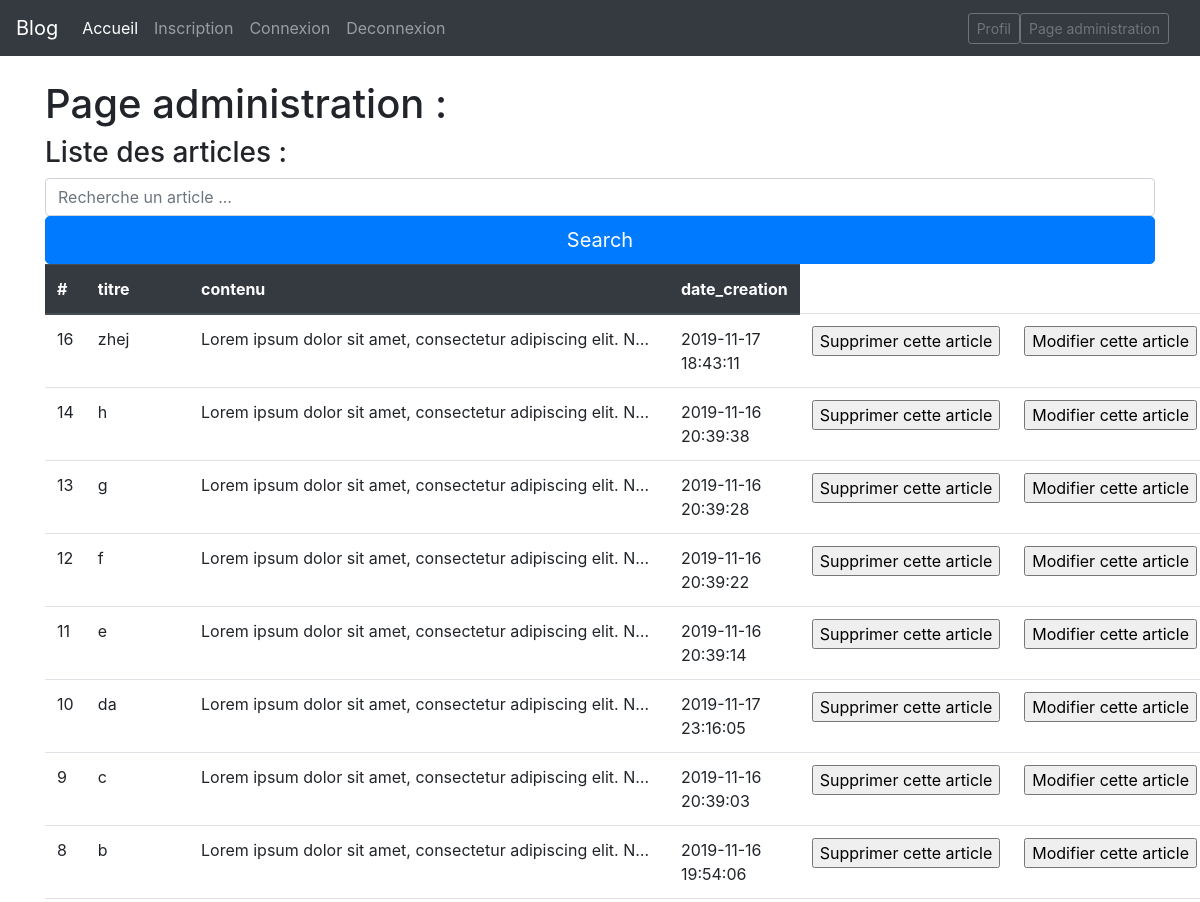
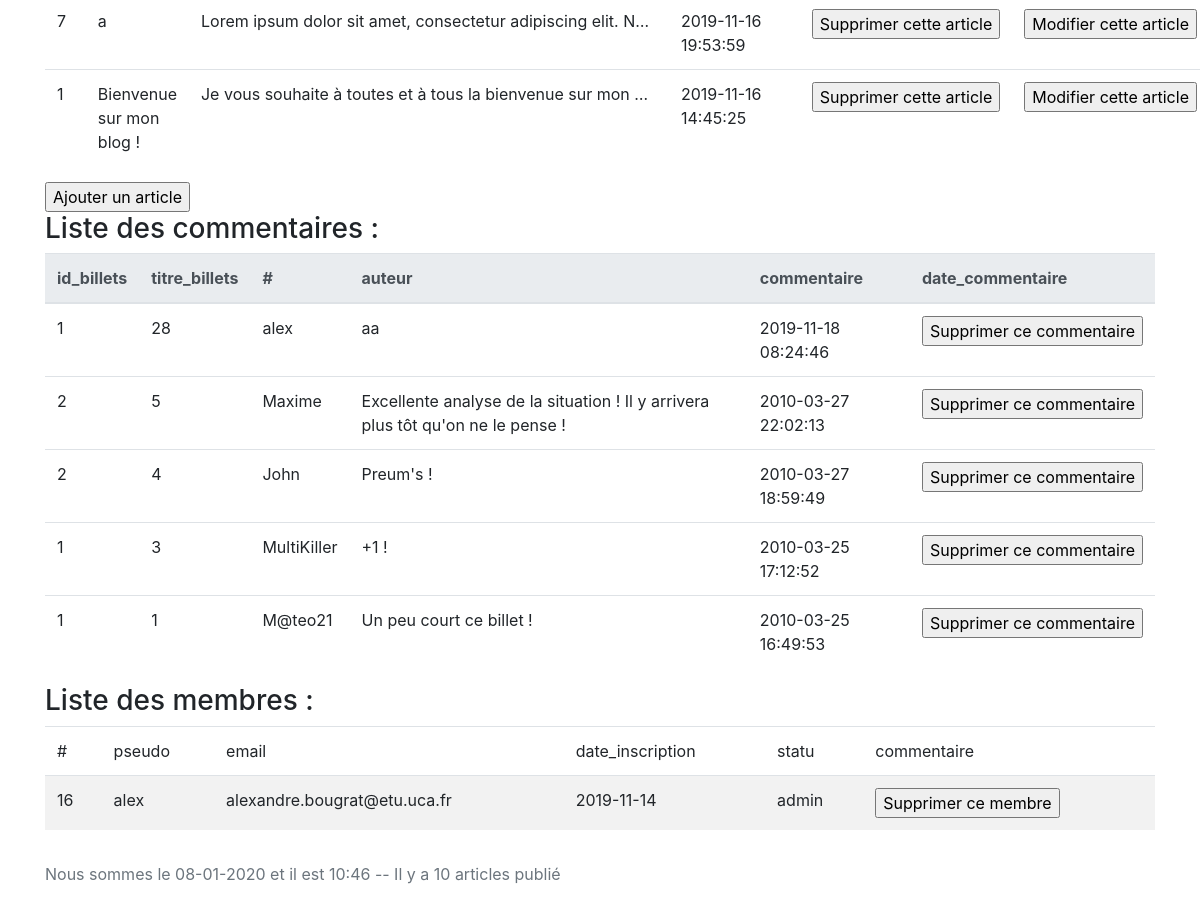
Page /index.php?action=admin (signed in) on the earlier database version (2 pictures, top to bottom).
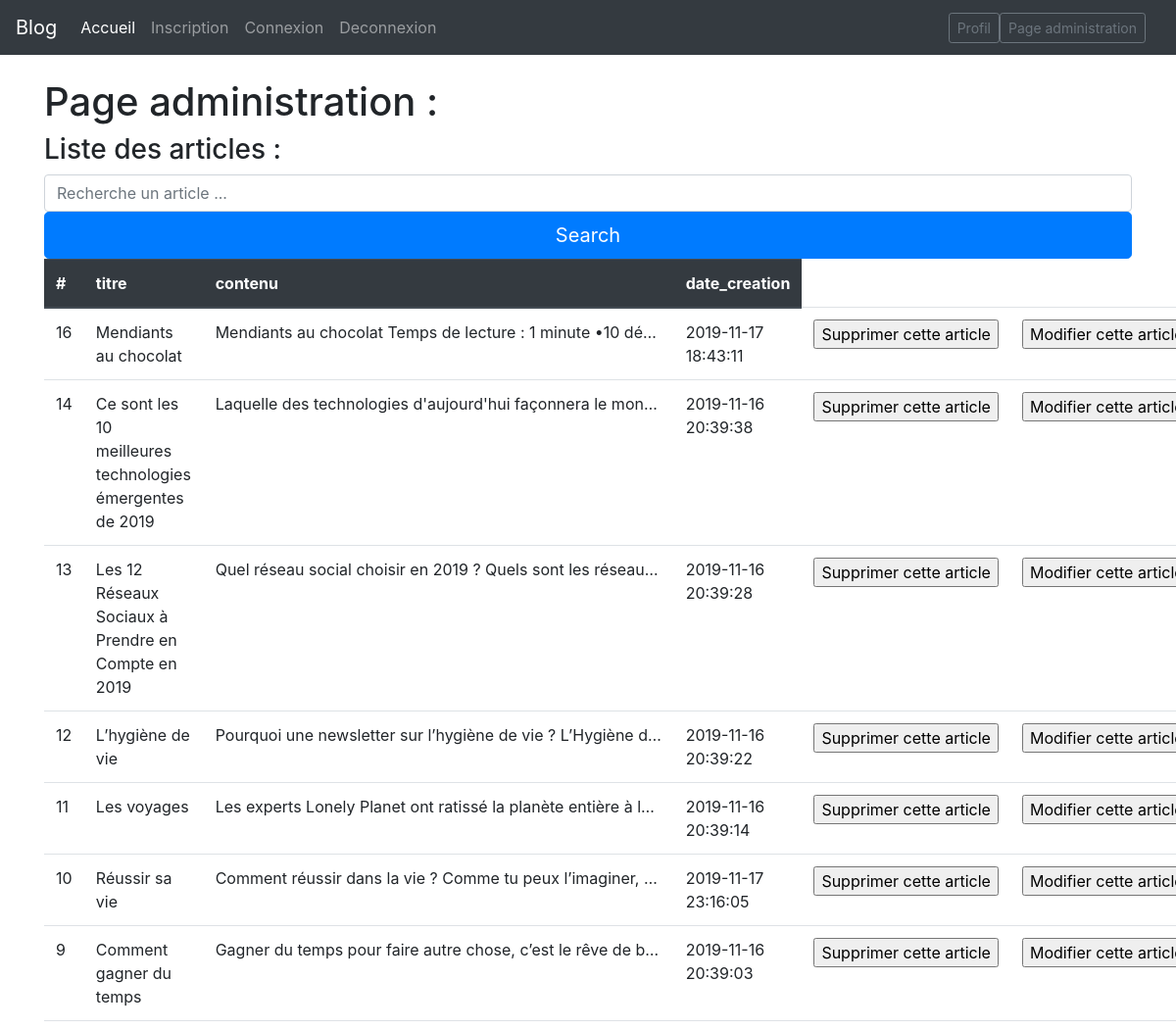
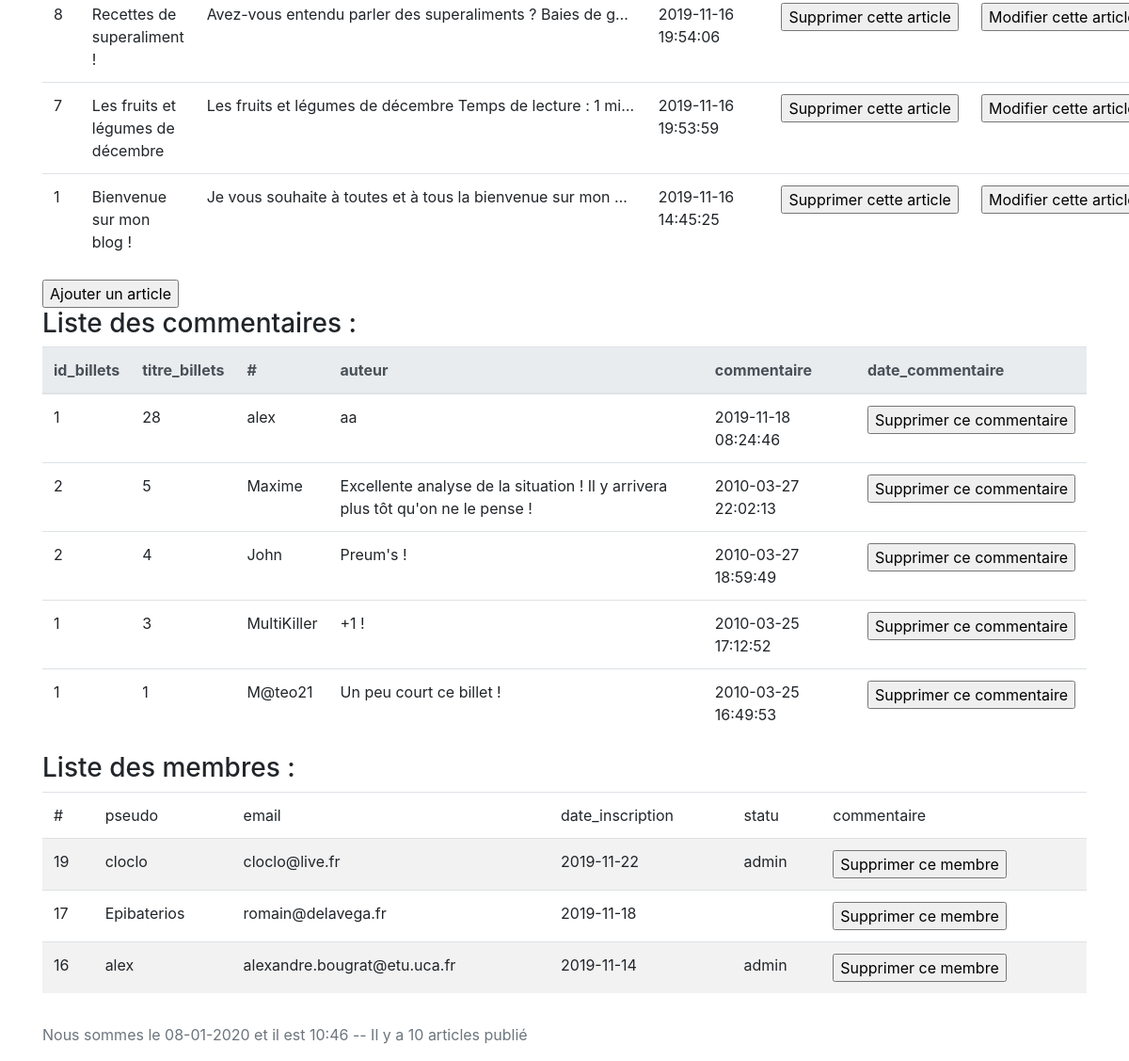
Same page on the later database version (2 pictures, top to bottom).
### tables this page shows
CREATE TABLE IF NOT EXISTS `billets` (
  `id` int(11) NOT NULL AUTO_INCREMENT,
  `titre` varchar(255) NOT NULL,
  `contenu` text NOT NULL,
  `date_creation` datetime NOT NULL,
  PRIMARY KEY (`id`)
);

CREATE TABLE IF NOT EXISTS `commentaires` (
  `id` int(11) NOT NULL AUTO_INCREMENT,
  `id_billet` int(11) NOT NULL,
  `auteur` varchar(255) NOT NULL,
  `commentaire` text NOT NULL,
  `date_commentaire` datetime NOT NULL,
  PRIMARY KEY (`id`)
);

CREATE TABLE IF NOT EXISTS `membres` (
  `id` int(11) NOT NULL AUTO_INCREMENT,
  `pseudo` varchar(255) NOT NULL,
  `pass` varchar(255) NOT NULL,
  `email` varchar(255) NOT NULL,
  `date_inscription` date NOT NULL,
  `statu` varchar(255) NOT NULL,
  PRIMARY KEY (`id`)
);

### model/modeladmin.php (called while the page is built, shortened)
<?php
class ModeleAdmin{
    public function PageAdmin($pseudo,$recherche,$statu,$bdd)
    {
        $managernews = new ArticleManagerPDO($bdd);
        $managercomments = new CommentaireManagerPDO($bdd);
        $managermembre = new MembreManagerPDO($bdd);
        $comments = $managercomments->getList();
        $membre = $managermembre->getList();
        $news = $managernews->findArticle((string)$recherche);
        $listearticle = $managernews->getListByTitre($news);
        require('view/affichageadmin.php');
        $content = ob_get_clean();
        $nbarticle = $managernews->getNBArticle();
        require('view/template.php');
    }
}

### controller/frontController.php (called while the page is built, shortened)
<?php
require('controller/admin.php');
class FrontController
{
    function __construct()
    {
        $bdd = DBApp::getDatabase();
        $erreurr = array();
        $listeActionAdmin = array('admin', 'delArticle', 'delCommentaireAdmin', 'delMembre', 'ajouterNews', 'modifierNews', 'pagemodifiernews', 'pageajouternews');
        try {
            if (isset($_GET['action'])) {
                $action = $_REQUEST['action'];
                if (in_array($action, $listeActionAdmin)) {
                    $admin = new Admin($bdd, $erreurr);
                }
            } else {
                $news = new News($bdd, $erreurr);
            }
        } catch (Exception $e) {
            $erreurr[] = $e->getMessage();
            require('view/erreur.php');
        } catch (PDOException $e2) {
            $erreurr[] = "Erreur inattendue";
            require('view/erreur.php');
        }
    }
}

### index.php (called while the page is built)
<?php
require_once('model/autoload.php');
require('controller/frontcontroller.php');
$frontcontroller = new FrontController();

### model/autoload.php (called while the page is built, shortened)
<?php
function autoload($classname)
{
  if (file_exists($file = __DIR__ . '/' . $classname . '.php')) {
    require $file;
  }
}

### model/ArticleManagerPDO.php (called while the page is built, shortened)
<?php
class ArticleManagerPDO
{
  protected $db;
  public function __construct(Database $db)
  {
    $this->db = $db;
  }
  public function findArticle($recherche)
  {
    $query = 'SELECT titre FROM billets ORDER BY id DESC';
    $articles = $this->db->query($query);
    $articles->setFetchMode(PDO::FETCH_CLASS | PDO::FETCH_PROPS_LATE, 'Article');
    $news = $articles->fetchAll();
    return $news;
  }
  public function getListByTitre($articles)
  {
    $listearticle = array();
    foreach ($articles as $a) {
      $query = 'SELECT id, contenu, titre, date_creation FROM billets WHERE titre = :titre ORDER BY date_creation';
      $requete = $this->db->query($query, array(':titre' => $a->gettitre()));
      $requete->setFetchMode(PDO::FETCH_CLASS | PDO::FETCH_PROPS_LATE, 'Article');
      $Articles = $requete->fetch();
      array_push($listearticle, $Articles);
    }
    return $listearticle;
  }
  public function getNBArticle()
  {
    $query = 'SELECT count(id) AS nb FROM billets';
    $requete =  $this->db->query($query);
    $nbarticle = $requete->fetch(PDO::FETCH_ASSOC);
    return $nbarticle;
  }
}

### model/Database.php (called while the page is built, shortened)
<?php
class Database
{
  private $pdo;
  public function __construct($login, $password, $database_name, $host = 'localhost')
  {
    $this->pdo = new PDO("mysql:dbname=$database_name;host=$host", $login, $password);
    $this->pdo->setAttribute(PDO::ATTR_ERRMODE, PDO::ERRMODE_EXCEPTION);
    $this->pdo->setAttribute(PDO::ATTR_DEFAULT_FETCH_MODE, PDO::FETCH_OBJ);
  }
  public function query($query, $params = false)
  {
    if ($params) {
      $req = $this->pdo->prepare($query);
      $req->execute($params);
    } else {
      $req = $this->pdo->query($query);
    }
    return $req;
  }
}

### model/Article.php (called while the page is built, shortened)
<?php
class Article
{
  protected $id;
  protected $titre;
  protected $contenu;
  protected $date_creation;
  public function getid()
  {
    return $this->id;
  }
  public function gettitre()
  {
    return $this->titre;
  }
  public function getcontenu()
  {
    return $this->contenu;
  }
  public function getdate_creation()
  {
    return $this->date_creation;
  }
}

### model/CommentaireManagerPDO.php (called while the page is built, shortened)
<?php
class CommentaireManagerPDO
{
  protected $db;
  public function __construct(Database $db)
  {
    $this->db = $db;
  }
  public function getList($debut = -1, $limite = -1)
  {
    $query = 'SELECT id, id_billet, auteur, commentaire, date_commentaire FROM commentaires ORDER BY id DESC';
    $requete = $this->db->query($query);
    $requete->setFetchMode(PDO::FETCH_CLASS | PDO::FETCH_PROPS_LATE, 'Commentaire');
    $listeComments = $requete->fetchAll();
    return $listeComments;
  }
}

### model/Commentaire.php (called while the page is built, shortened)
<?php
class Commentaire
{
  protected $id;
  protected $id_billet;
  protected $auteur;
  protected $commentaire;
  protected $date_commentaire;
  public function getid_billet()
  {
    return $this->id_billet;
  }
  public function getid()
  {
    return $this->id;
  }
  public function getauteur()
  {
    return $this->auteur;
  }
  public function getcommentaire()
  {
    return $this->commentaire;
  }
  public function getdate_commentaire()
  {
    return $this->date_commentaire;
  }
}

### model/MembreManagerPDO.php (called while the page is built, shortened)
<?php
class MembreManagerPDO
{
  protected $db;
  public function __construct(Database $db)
  {
    $this->db = $db;
  }
  public function getList($debut = -1, $limite = -1)
  {
    $query = 'SELECT id, pseudo, pass, email, date_inscription, statu FROM membres ORDER BY id DESC';
    $requete = $this->db->query($query);
    $requete->setFetchMode(PDO::FETCH_CLASS | PDO::FETCH_PROPS_LATE, 'Membre');
    $listeMembre = $requete->fetchAll();
    return $listeMembre;
  }
}

### model/Membre.php (called while the page is built, shortened)
<?php
class Membre
{
    protected $id;
    protected $pseudo;
    protected $email;
    protected $date_inscription;
    protected $statu;
    public function getid()
    {
        return $this->id;
    }
    public function getpseudo()
    {
        return $this->pseudo;
    }
    public function getemail()
    {
        return $this->email;
    }
    public function getstatu()
    {
        return $this->statu;
    }
    public function getdate_inscription()
    {
        return $this->date_inscription;
    }
}

### view/affichageadmin.php (the view)
<main role="main" class="flex-shrink-0">
    <div class="container">
        <h1 class="mt-5"> Page administration :</h1>
        <h3> Liste des articles :</h3>
        <form method="POST" action="index.php?action=admin">
            <input type="search" name="recherche" class="form-control" placeholder="Recherche un article ..." />
            <button type="submit" class="btn btn-lg btn-primary btn-block">Search</button>
        </form>
        <table class="table">
            <thead class="thead-dark">
                <tr>
                    <th scope="col">#</th>
                    <th scope="col">titre</th>
                    <th scope="col">contenu</th>
                    <th scope="col">date_creation</th>
                </tr>
            </thead>
            <tbody>
                <?php
                if (count($news) > 0) {
                    foreach ($listearticle as $key => $donnees) {
                        echo
                            '<tr>
                        <td>' . $donnees->getid() . '</td>
                        <td>' . $donnees->gettitre() . '</td>
                        <td style="max-height: 2em;
                        max-width: 30em;
                        overflow: hidden;
                        text-overflow: ellipsis;
                        white-space: nowrap;">' . $donnees->getcontenu() . '</td>
                        <td>' . $donnees->getdate_creation() . '</td>
                        <td><form method="POST" action="index.php?action=delArticle&id_billet=' . $donnees->getid() . '"> <input type="submit" value="Supprimer cette article"/></form></td>
                        <td><form method="POST" action="index.php?action=pagemodifiernews&id_billet=' . $donnees->getid() . '"> <input type="submit" value="Modifier cette article"/></form></td>
                    </tr>';
                    }
                } else {
                    echo 'Aucun résultat pour: ' . $recherche . '...';
                }
                ?>
            </tbody>
        </table>
        <?php
        echo '<form method="POST" action="index.php?action=pageajouternews"> <input type="submit" value="Ajouter un article"/></form>';
        ?>
        <h3> Liste des commentaires :</h3>
        <table class="table">
            <thead class="thead-light">
                <tr>
                    <th scope="col">id_billets</th>
                    <th scope="col">titre_billets</th>
                    <th scope="col">#</th>
                    <th scope="col">auteur</th>
                    <th scope="col">commentaire</th>
                    <th scope="col">date_commentaire</th>
                </tr>
            </thead>
            <tbody>
                <?php
                foreach ($comments as $donnees) {
                    echo
                        '<tr>
                        <td>' . $donnees->getid_billet() . '</td>
                        <td>' . $donnees->getid() . '</td>
                        <td>' . $donnees->getauteur() . '</td>
                        <td>' . $donnees->getcommentaire() . '</td>
                        <td>' . $donnees->getdate_commentaire() . '</td>
                        <td><form method="POST" action="index.php?id_commentaire=' . $donnees->getid() . '&action=delCommentaireAdmin"> <input type="submit" value="Supprimer ce commentaire"/></form></td>
                    </tr>';
                }
                ?>
            </tbody>
        </table>
        <h3> Liste des membres :</h3>
        <table class="table table-striped">
            <thead>
                <tr>
                    <td>#</td>
                    <td>pseudo</td>
                    <td>email</td>
                    <td>date_inscription</td>
                    <td>statu</td>
                    <td>commentaire</td>
                </tr>
            </thead>
            <tbody>
                <?php
                foreach ($membre as $donnees) {
                    echo
                        '<tr>
                        <td>' . $donnees->getid() . '</td>
                        <td>' . $donnees->getpseudo() . '</td>
                        <td>' . $donnees->getemail() . '</td>
                        <td>' . $donnees->getdate_inscription() . '</td>
                        <td>' . $donnees->getstatu() . '</td>';
                    echo '<td><form method="POST" action="index.php?action=delMembre&id_membre=' . $donnees->getid() . '&pseudo=' . $donnees->getpseudo() . '"> <input type="submit" value="Supprimer ce membre"/></form></td>
                    </tr>';
                }
                ?>
            </tbody>
        </table>
    </div>
</main>

### controller/admin.php (shortened to what this page needs)
<?php
require_once('model/modeladmin.php');
class Admin
{
    function __construct($bdd, $erreurr)
    {
        try {
            if (isset($_GET['action'])) {
                $action = $_REQUEST['action'];
                switch ($action) {
                    case 'admin':
                        PageAdmin($bdd);
                        break;
                }
            }
        } catch (Exception $e) {
            $erreurr[] = $e->getMessage();
            require('view/erreur.php');
        } catch (PDOException $e2) {
            $erreurr[] = "Erreur inattendue";
            require('view/erreur.php');
        }
    }
}
function PageAdmin($bdd)
{
    if (isset($_SESSION['pseudo'])) {
        $pseudo = $_SESSION['pseudo'];
    } else {
        $pseudo = null;
    }
    if (isset($_POST['recherche'])) {
        $recherche = $_POST['recherche'];
    } else {
        $recherche = null;
    }
    if (isset($_SESSION['statu'])) {
        $statu = $_SESSION['statu'];
    } else {
        $statu = null;
    }
    $pseudo = filter_var($pseudo, FILTER_SANITIZE_STRING);
    $recherche = filter_var($recherche, FILTER_SANITIZE_STRING);
    $statu = filter_var($statu, FILTER_SANITIZE_STRING);
    $modeladmin = new ModeleAdmin();
    $modeladmin->PageAdmin($pseudo, $recherche, $statu, $bdd);
}

### view/template.php (shortened to what this page needs)
<!doctype html>
<html lang="fr">
<head>
    <link href="public/css/style.css" rel="stylesheet" type="text/css">
    <link rel="stylesheet" href="https://stackpath.bootstrapcdn.com/bootstrap/4.3.1/css/bootstrap.min.css">
</head>
<body class="d-flex flex-column h-100">
    <header class="blog-header py-3">
        <nav class="navbar navbar-expand-md navbar-dark fixed-top bg-dark">
            <a class="navbar-brand" href="#">Blog</a>
            <div class="collapse navbar-collapse" id="navbarCollapse">
                <ul class="navbar-nav mr-auto">
                    <li class="nav-item active">
                        <a class="nav-link" href="index.php">Accueil</a>
                    </li>
                    <li class="nav-item">
                        <a class="nav-link" href="index.php?action=pageinscription">Inscription</a>
                    </li>
                    <li class="nav-item">
                        <a class="nav-link" href="index.php?action=pageconnexion">Connexion</a>
                    </li>
                    <?php
                    if (isset($pseudo) and $pseudo != NULL) {
                        echo '<a class="nav-link" href="index.php?action=deconnexion">Deconnexion</a>';
                    } else {
                        echo '<a class="nav-link disabled" href="index.php?action=deconnexion" tabindex="-1" aria-disabled="true">Deconnexion</a>';
                    }
                    ?>
                </ul>
                <div class="col-4 d-flex justify-content-end align-items-center">
                    <?php
                    if (isset($statu) and $statu == 'admin') {
                        echo '<a class="btn btn-sm btn-outline-secondary" href="index.php?action=pageprofil">Profil</a>';
                        echo '<a class="btn btn-sm btn-outline-secondary" href="index.php?action=admin">Page administration</a>';
                    } elseif (isset($statu)) {
                        echo '<a class="btn btn-sm btn-outline-secondary" href="index.php?action=pageprofil">Profil</a>';
                    }
                    ?>
                </div>
            </div>
        </nav>
    </header>
    <body>
        <?= $content ?>
    </body>
    <footer class="footer mt-auto py-3">
        <div class="container">
            <?php
            $date = date("d-m-Y");
            $heure = date("H:i");
            if (isset($id)) {
                echo '<span class="text-muted">Bonjour ' . $pseudo . ' -- Nous sommes le ' . $date . ' et il est ' . $heure . ' -- Il y a ' . $nbarticle['nb'] . ' articles publié -- Vous avez partagé votre avis : ' . $nbcommentaire['nbcommentaire'] . ' fois</span>';
            } else {
                echo '<span class="text-muted">Nous sommes le ' . $date . ' et il est ' . $heure . ' -- Il y a ' . $nbarticle['nb'] . ' articles publié</span>';
            }
            ?>
        </div>
    </footer>
</html>

Differences in the rows shown:
changed billets id 16: titre "zhej" → "Mendiants au chocolat"; contenu "Lorem ipsum dolor sit amet, consectetur adipiscing elit. N…" → "Mendiants au chocolat Temps de lecture : 1 minute •10 dé…"
changed billets id 14: titre "h" → "Ce sont les 10 meilleures technologies émergentes de 2019"; contenu "Lorem ipsum dolor sit amet, consectetur adipiscing elit. N…" → "Laquelle des technologies d'aujourd'hui façonnera le mon…"
changed billets id 13: titre "g" → "Les 12 Réseaux Sociaux à Prendre en Compte en 2019"; contenu "Lorem ipsum dolor sit amet, consectetur adipiscing elit. N…" → "Quel réseau social choisir en 2019 ? Quels sont les réseau…"
changed billets id 12: titre "f" → "L’hygiène de vie"; contenu "Lorem ipsum dolor sit amet, consectetur adipiscing elit. N…" → "Pourquoi une newsletter sur l’hygiène de vie ? L’Hygiène d…"
changed billets id 11: titre "e" → "Les voyages"; contenu "Lorem ipsum dolor sit amet, consectetur adipiscing elit. N…" → "Les experts Lonely Planet ont ratissé la planète entière à l…"
changed billets id 10: titre "da" → "Réussir sa vie"; contenu "Lorem ipsum dolor sit amet, consectetur adipiscing elit. N…" → "Comment réussir dans la vie ? Comme tu peux l’imaginer,…"
changed billets id 9: titre "c" → "Comment gagner du temps"; contenu "Lorem ipsum dolor sit amet, consectetur adipiscing elit. N…" → "Gagner du temps pour faire autre chose, c’est le rêve de b…"
changed billets id 8: titre "b" → "Recettes de superaliment !"; contenu "Lorem ipsum dolor sit amet, consectetur adipiscing elit. N…" → "Avez-vous entendu parler des superaliments ? Baies de g…"
changed billets id 7: titre "a" → "Les fruits et légumes de décembre"; contenu "Lorem ipsum dolor sit amet, consectetur adipiscing elit. N…" → "Les fruits et légumes de décembre Temps de lecture : 1 mi…"
added membres: id "19", pseudo "cloclo", email "cloclo@live.fr", date_inscription "2019-11-22", statu "admin"
added membres: id "17", pseudo "Epibaterios", email "romain@delavega.fr", date_inscription "2019-11-18"
